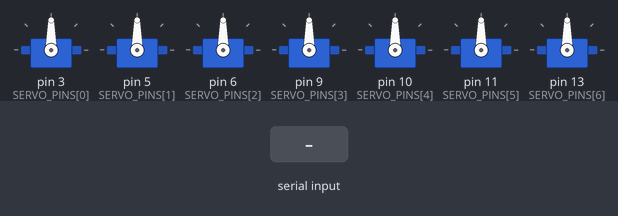
Bench run of a sketch on a simulated Arduino Uno, built with avr-gcc and run on an emulated ATmega328P. Shown: 7 × servo. The inputs (shaded band) are chosen by the test bench. What the sketch prints to the serial monitor is not drawn.

Above: at 1.2 s.
1.3 s: "CMD:,45\n" received over Serial
At 1.7 s:
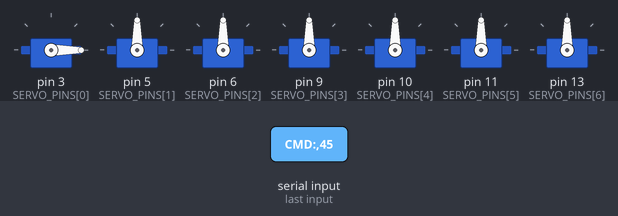
Timing chart, 0 to 4.3 s (numbered marks = the images above; inputs shaded):
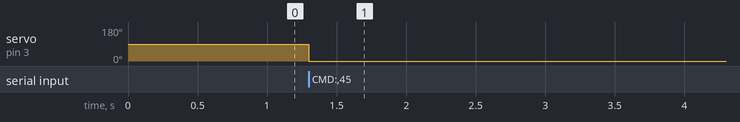

The sketch:

arduino_driver.ino
```cpp
#include <Servo.h>

// Configuration
const int NUM_SERVOS = 7;
const int SERVO_PINS[NUM_SERVOS] = {3, 5, 6, 9, 10, 11, 13}; // Example pins, adjust as needed
// 0: Waist, 1: Shoulder, 2: Elbow, 3: Wrist Pitch, 4: Wrist Roll, 5: Gripper, 6: Aux/Extra

Servo servos[NUM_SERVOS];
float targetAngles[NUM_SERVOS];
String inputString = "";
boolean stringComplete = false;
unsigned long lastCommandTime = 0;
const unsigned long TIMEOUT_MS = 2000; // Stop if no command for 2 seconds

void setup() {
  Serial.begin(115200);
  inputString.reserve(200);

  // Attach servos
  for (int i = 0; i < NUM_SERVOS; i++) {
    servos[i].attach(SERVO_PINS[i]);
    targetAngles[i] = 90.0; // Default center
    servos[i].write(targetAngles[i]);
  }

  Serial.println("READY");
}

void loop() {
  // Safety Timeout
  if (millis() - lastCommandTime > TIMEOUT_MS) {
    // Optional: Move to safe position or detach
    // for (int i = 0; i < NUM_SERVOS; i++) { servos[i].detach(); }
  }

  if (stringComplete) {
    parseCommand(inputString);
    // clear the string:
    inputString = "";
    stringComplete = false;
    lastCommandTime = millis();
  }
}

void parseCommand(String cmd) {
  // Expected format: "CMD:ang0,ang1,ang2,ang3,ang4,ang5,ang6"
  // Example: "CMD:90.0,45.5,120.0,..."

  if (cmd.startsWith("CMD:")) {
    String values = cmd.substring(4);
    int idx = 0;
    int lastIndex = 0;

    for (int i = 0; i < NUM_SERVOS; i++) {
      int nextIndex = values.indexOf(',', lastIndex);
      if (nextIndex == -1 && i < NUM_SERVOS - 1) {
        // Error: not enough values
        break;
      }
      if (i == NUM_SERVOS - 1) {
        nextIndex = values.length();
      }

      String valStr = values.substring(lastIndex, nextIndex);
      float angle = valStr.toFloat();

      // Constrain and write
      angle = constrain(angle, 0.0, 180.0);
      servos[i].write(angle);

      lastIndex = nextIndex + 1;
    }
    // Serial.println("ACK"); // Optional acknowledgment
  }
}

/*
  SerialEvent occurs whenever a new data comes in the hardware serial RX. This
  routine is run between each time loop() runs, so using delay inside loop can
  delay response. Multiple bytes of data may be available.
*/
void serialEvent() {
  while (Serial.available()) {
    char inChar = (char)Serial.read();
    if (inChar == '\n') {
      stringComplete = true;
    } else {
      inputString += inChar;
    }
  }
}
```

Measured:
- after the input at 1.3 s, servo on pin 3 (SERVO_PINS[0]): 90° → 0° at once
